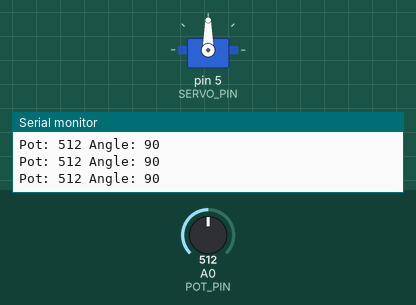
Simulated run of this sketch. Board: Arduino Uno, built with avr-gcc and run on an emulated ATmega328P. Shown: servo, the last lines printed to the serial monitor. Inputs (shaded band) come from the test bench; at power-on: A0 (POT_PIN) = 512.

Above: at 1.2 s.
1.3 s: A0 (POT_PIN) set to 106
At 2.5 s:
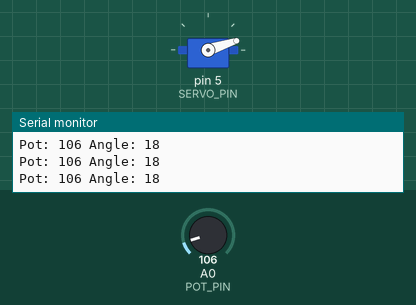
2.8 s: A0 (POT_PIN) set to 94
At 3.3 s:
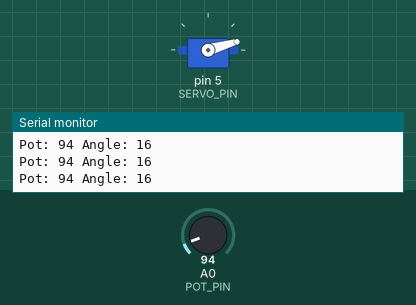
5.8 s: A0 (POT_PIN) set to 122
At 6.9 s:
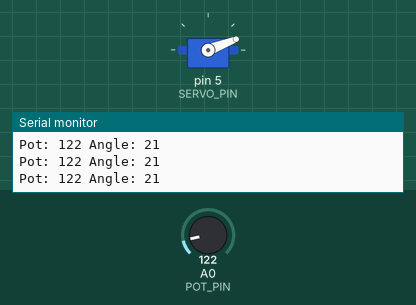
7.3 s: A0 (POT_PIN) set to 551
At 8.2 s:
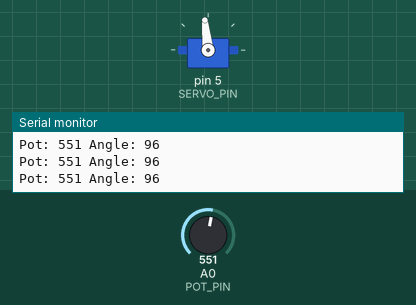
8.8 s: A0 (POT_PIN) set to 585
At 9.5 s:
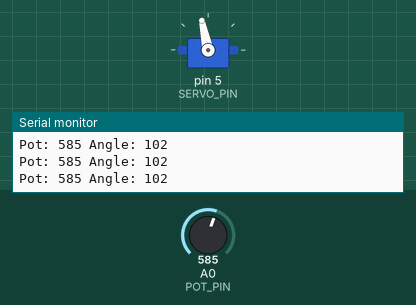
10.3 s: A0 (POT_PIN) set to 306
At 11.4 s:
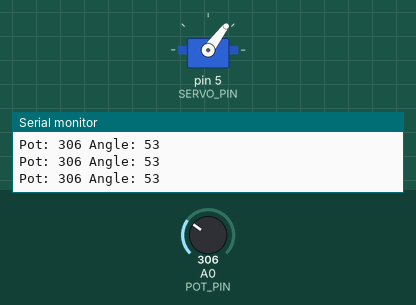
Timing chart, 0 to 12.8 s (numbered marks = the images above; inputs shaded):
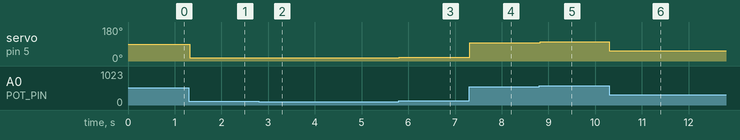

Measured:
- after the input at 1.3 s, servo on pin 5 (SERVO_PIN): 90° → 18° at once
- after the input at 2.8 s, servo on pin 5 (SERVO_PIN): 18° → 16° at once
- after the input at 5.8 s, servo on pin 5 (SERVO_PIN): 16° → 21° at once
- after the input at 7.3 s, servo on pin 5 (SERVO_PIN): 21° → 96° at once
- after the input at 8.8 s, servo on pin 5 (SERVO_PIN): 96° → 102° at once
- after the input at 10.3 s, servo on pin 5 (SERVO_PIN): 102° → 53° at once

The sketch:

03_servo_pot_control.ino
```cpp
#include <Servo.h>

const int POT_PIN = A0;
const int SERVO_PIN = 5;
Servo gateServo;

void setup() {
  gateServo.attach(SERVO_PIN);
  Serial.begin(9600);
}

void loop() {
  int potValue = analogRead(POT_PIN);
  int angle = map(potValue, 0, 1023, 0, 180);

  gateServo.write(angle);

  Serial.print("Pot: ");
  Serial.print(potValue);
  Serial.print(" Angle: ");
  Serial.println(angle);

  delay(20);
}
```
